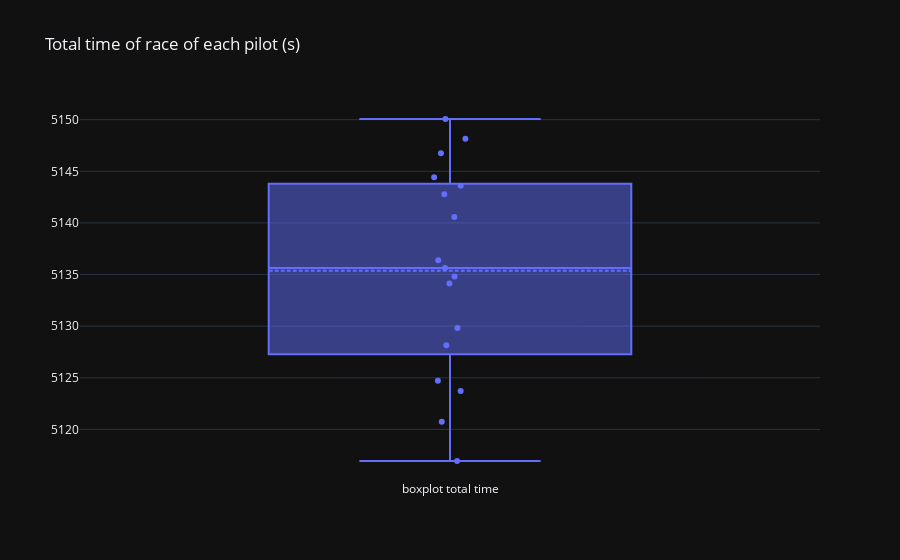

Notebook source saved alongside this figure:
### Code cell
fig = go.Figure(layout=go.Layout(title="Total time of race of each pilot (s)", template="plotly_dark"))
fig.add_trace(go.Box(y=last_gp["time"], name="boxplot total time", boxpoints="all", jitter=0.1, pointpos=0, boxmean=True, text=last_gp["pilot"]))

### Figure 1 — Plotly figure (JSON) as saved in the notebook; plotly's stock layout.template omitted (floating-point values rounded to 4 significant figures)
{"data": [{"boxmean": true, "boxpoints": "all", "jitter": 0.1, "name": "boxplot total time", "pointpos": 0, "text": ["ver", "nor", "ham", "pia", "rus", "per", "alo", "alb", "lec", "sai", "sar", "bot", "hul", "str", "zho", "tsu", "dev", "gas", "mag", "oco"], "type": "box", "y": [5117.0, 5121.0, 5124.0, 5125.0, 5128.0, 5130.0, 5134.0, 5135.0, 5136.0, 5136.0, 5141.0, 5143.0, 5144.0, 5144.0, 5147.0, 5148.0, 5150.0, null, null, null]}], "layout": {"title": {"text": "Total time of race of each pilot (s)"}}}
